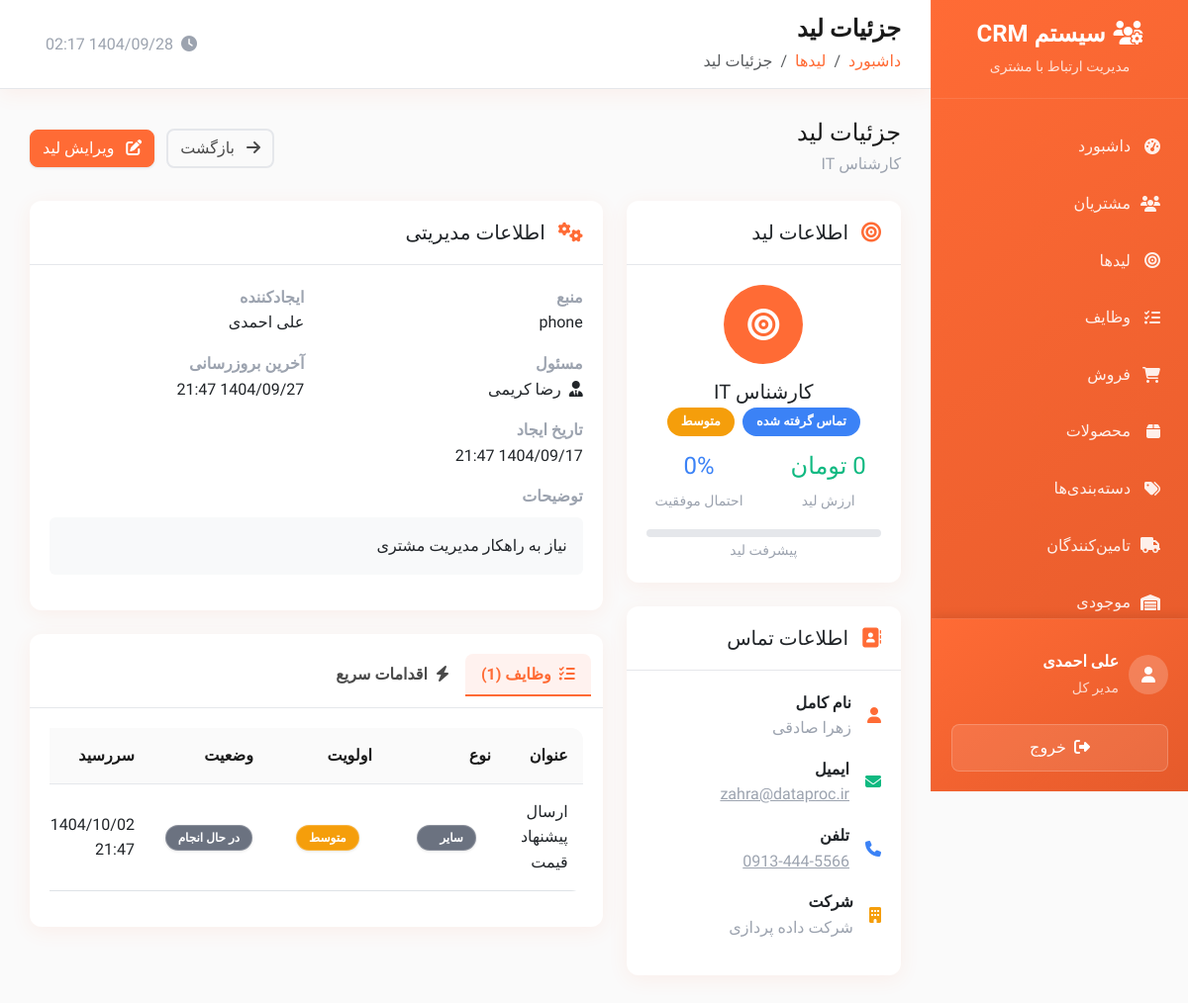
Page /public/lead_view.php?id=2 (signed in) on the committed database.
### tables this page shows
CREATE TABLE users (
    id INT AUTO_INCREMENT PRIMARY KEY,
    username VARCHAR(50) UNIQUE NOT NULL,
    email VARCHAR(100) UNIQUE NOT NULL,
    password VARCHAR(255) NOT NULL,
    first_name VARCHAR(50) NOT NULL,
    last_name VARCHAR(50) NOT NULL,
    mobile VARCHAR(15),
    phone VARCHAR(20),
    avatar VARCHAR(255),
    role ENUM('admin', 'manager', 'sales', 'user') DEFAULT 'user',
    status ENUM('active', 'inactive', 'suspended') DEFAULT 'active',
    department VARCHAR(100),
    position VARCHAR(100),
    hire_date DATE,
    salary DECIMAL(10,2),
    address TEXT,
    notes TEXT,
    last_login DATETIME,
    failed_login_attempts INT DEFAULT 0,
    locked_until DATETIME NULL,
    created_at TIMESTAMP DEFAULT CURRENT_TIMESTAMP,
    updated_at TIMESTAMP DEFAULT CURRENT_TIMESTAMP ON UPDATE CURRENT_TIMESTAMP
);

CREATE TABLE leads (
    id INT AUTO_INCREMENT PRIMARY KEY,
    title VARCHAR(100) NOT NULL,
    first_name VARCHAR(50) NOT NULL,
    last_name VARCHAR(50) NOT NULL,
    email VARCHAR(100),
    phone VARCHAR(20),
    company VARCHAR(100),
    position VARCHAR(50),
    source VARCHAR(50),
    status ENUM('new', 'contacted', 'qualified', 'proposal', 'negotiation', 'won', 'lost') DEFAULT 'new',
    priority ENUM('low', 'medium', 'high', 'urgent') DEFAULT 'medium',
    value DECIMAL(15,2) DEFAULT 0,
    probability INT DEFAULT 0,
    expected_close_date DATE,
    assigned_to INT,
    description TEXT,
    notes TEXT,
    tags TEXT,
    created_by INT,
    created_at TIMESTAMP DEFAULT CURRENT_TIMESTAMP,
    updated_at TIMESTAMP DEFAULT CURRENT_TIMESTAMP ON UPDATE CURRENT_TIMESTAMP,
    FOREIGN KEY (assigned_to) REFERENCES users(id) ON DELETE SET NULL,
    FOREIGN KEY (created_by) REFERENCES users(id) ON DELETE SET NULL
);

CREATE TABLE tasks (
    id INT AUTO_INCREMENT PRIMARY KEY,
    title VARCHAR(100) NOT NULL,
    description TEXT,
    type ENUM('call', 'email', 'meeting', 'follow_up', 'other') DEFAULT 'other',
    status ENUM('pending', 'in_progress', 'completed', 'cancelled') DEFAULT 'pending',
    priority ENUM('low', 'medium', 'high', 'urgent') DEFAULT 'medium',
    due_date DATETIME,
    completed_at DATETIME NULL,
    assigned_to INT,
    related_type ENUM('customer', 'lead', 'user') NULL,
    related_id INT NULL,
    reminder_datetime DATETIME NULL,
    is_reminder_sent BOOLEAN DEFAULT FALSE,
    created_by INT,
    created_at TIMESTAMP DEFAULT CURRENT_TIMESTAMP,
    updated_at TIMESTAMP DEFAULT CURRENT_TIMESTAMP ON UPDATE CURRENT_TIMESTAMP,
    FOREIGN KEY (assigned_to) REFERENCES users(id) ON DELETE SET NULL,
    FOREIGN KEY (created_by) REFERENCES users(id) ON DELETE SET NULL
);

### public/lead_view.php (the view, shortened to what the rows shown need)
<?php
$lead_id = (int)($_GET['id'] ?? 0);
$page_title = 'جزئیات لید';
require_once __DIR__ . '/../private/database.php';
require_once __DIR__ . '/../private/auth.php';
require_once __DIR__ . '/../private/functions.php';
try {
    $stmt = $pdo->prepare("
        SELECT
            l.*,
            CONCAT(u.first_name, ' ', u.last_name) as assigned_user,
            CONCAT(cb.first_name, ' ', cb.last_name) as created_user
        FROM leads l
        LEFT JOIN users u ON l.assigned_to = u.id
        LEFT JOIN users cb ON l.created_by = cb.id
        WHERE l.id = ?
    ");
    $stmt->execute([$lead_id]);
    $lead = $stmt->fetch();
    $tasks = $pdo->prepare("
        SELECT
            t.*,
            CONCAT(u.first_name, ' ', u.last_name) as assigned_user
        FROM tasks t
        LEFT JOIN users u ON t.assigned_to = u.id
        WHERE t.related_type = 'lead' AND t.related_id = ?
        ORDER BY t.created_at DESC
        LIMIT 10
    ");
    $tasks->execute([$lead_id]);
    $tasks = $tasks->fetchAll();
} catch (PDOException $e) {
    error_log("خطا در دریافت اطلاعات لید: " . $e->getMessage());
    setMessage('خطا در بارگذاری اطلاعات لید', 'error');
    header('Location: leads.php');
    exit();
}
include __DIR__ . '/../private/header.php';
?>
<div class="d-flex justify-content-between align-items-center mb-4">
    <div>
        <h4 class="mb-1">جزئیات لید</h4>
        <p class="text-muted mb-0"><?php echo htmlspecialchars($lead['title']); ?></p>
    </div>
</div>
<div class="row">
    <div class="col-lg-4 mb-4">
        <div class="card">
            <div class="card-body text-center">
                <div class="lead-icon mx-auto mb-3" style="width: 80px; height: 80px; background: var(--primary-color); border-radius: 50%; display: flex; align-items: center; justify-content: center; color: white; font-size: 2rem;">
                    <i class="fas fa-bullseye"></i>
                </div>
                <h5 class="mb-1"><?php echo htmlspecialchars($lead['title']); ?></h5>
                <p class="text-muted mb-3">
                    <span class="badge bg-<?php echo getStatusClass($lead['status'], 'lead'); ?>">
                        <?php echo getStatusTitle($lead['status'], 'lead'); ?>
                    </span>
                    <span class="badge bg-<?php echo getPriorityClass($lead['priority']); ?> ms-1">
                        <?php echo getPriorityTitle($lead['priority']); ?>
                    </span>
                </p>
                <div class="row text-center">
                    <div class="col-6">
                        <div class="h4 text-success"><?php echo formatMoney($lead['value']); ?></div>
                        <small class="text-muted">ارزش لید</small>
                    </div>
                    <div class="col-6">
                        <div class="h4 text-info"><?php echo $lead['probability']; ?>%</div>
                        <small class="text-muted">احتمال موفقیت</small>
                    </div>
                </div>
                <div class="mt-3">
                    <div class="progress" style="height: 10px;">
                    </div>
                    <small class="text-muted">پیشرفت لید</small>
                </div>
            </div>
        </div>
        <div class="card mt-4">
            <div class="card-body">
                <div class="d-flex align-items-center mb-3">
                    <div>
                        <div class="fw-bold">نام کامل</div>
                        <div class="text-muted"><?php echo htmlspecialchars($lead['first_name'] . ' ' . $lead['last_name']); ?></div>
                    </div>
                </div>
                <?php if ($lead['email']): ?>
                <div class="d-flex align-items-center mb-3">
                    <i class="fas fa-envelope text-success me-3"></i>
                    <div>
                        <div class="fw-bold">ایمیل</div>
                        <a href="mailto:<?php echo $lead['email']; ?>" class="text-muted">
                            <?php echo htmlspecialchars($lead['email']); ?>
                        </a>
                    </div>
                </div>
                <?php endif; ?>
                <?php if ($lead['phone']): ?>
                <div class="d-flex align-items-center mb-3">
                    <i class="fas fa-phone text-info me-3"></i>
                    <div>
                        <div class="fw-bold">تلفن</div>
                        <a href="tel:<?php echo $lead['phone']; ?>" class="text-muted">
                            <?php echo formatPhone($lead['phone']); ?>
                        </a>
                    </div>
                </div>
                <?php endif; ?>
                <?php if ($lead['company']): ?>
                <div class="d-flex align-items-center mb-3">
                    <i class="fas fa-building text-warning me-3"></i>
                    <div>
                        <div class="fw-bold">شرکت</div>
                        <div class="text-muted"><?php echo htmlspecialchars($lead['company']); ?></div>
                    </div>
                </div>
                <?php endif; ?>
            </div>
        </div>
    </div>
    <div class="col-lg-8">
        <div class="card mb-4">
            <div class="card-body">
                <div class="row">
                    <div class="col-md-6">
                        <?php if ($lead['source']): ?>
                        <div class="mb-3">
                            <div class="fw-bold text-muted">منبع</div>
                            <div><?php echo htmlspecialchars($lead['source']); ?></div>
                        </div>
                        <?php endif; ?>
                        <div class="mb-3">
                            <div class="fw-bold text-muted">تاریخ ایجاد</div>
                            <div><?php echo formatPersianDate($lead['created_at']); ?></div>
                        </div>
                    </div>
                    <div class="col-md-6">
                        <div class="mb-3">
                            <div class="fw-bold text-muted">آخرین بروزرسانی</div>
                            <div><?php echo formatPersianDate($lead['updated_at']); ?></div>
                        </div>
                    </div>
                </div>
                <?php if ($lead['description']): ?>
                <div class="mb-3">
                    <div class="fw-bold text-muted mb-2">توضیحات</div>
                    <div class="bg-light p-3 rounded"><?php echo nl2br(htmlspecialchars($lead['description'])); ?></div>
                </div>
                <?php endif; ?>
            </div>
        </div>
        <div class="card">
            <div class="card-body">
                <div class="tab-content" id="leadTabContent">
                    <div class="tab-pane fade show active" id="tasks" role="tabpanel">
                        <?php if (empty($tasks)): ?>
                            <div class="text-center py-4">
                                <i class="fas fa-tasks fa-3x text-muted mb-3"></i>
                                <p class="text-muted">هیچ وظیفه‌ای برای این لید ثبت نشده است</p>
                                <?php if (hasPermission('add_task')): ?>
                                    <a href="task_form.php?related_type=lead&related_id=<?php echo $lead_id; ?>" class="btn btn-primary">
                                        <i class="fas fa-plus me-2"></i>
                                        ثبت وظیفه جدید
                                    </a>
                                <?php endif; ?>
                            </div>
                        <?php else: ?>
                            <div class="table-responsive">
                                <table class="table table-hover">
                                    <thead>
                                        <tr>
                                            <th>عنوان</th>
                                            <th>نوع</th>
                                            <th>اولویت</th>
                                            <th>وضعیت</th>
                                            <th>سررسید</th>
                                        </tr>
                                    </thead>
                                    <tbody>
                                        <?php foreach ($tasks as $task): ?>
                                            <tr>
                                                <td><?php echo htmlspecialchars($task['title']); ?></td>
                                                <td>
                                                    <span class="badge bg-secondary">
                                                        <?php
                                                        $types = ['call' => 'تماس', 'email' => 'ایمیل', 'meeting' => 'جلسه', 'follow_up' => 'پیگیری', 'other' => 'سایر'];
                                                        echo $types[$task['type']] ?? $task['type'];
                                                        ?>
                                                    </span>
                                                </td>
                                                <td>
                                                    <span class="badge bg-<?php echo getPriorityClass($task['priority']); ?>">
                                                        <?php echo getPriorityTitle($task['priority']); ?>
                                                    </span>
                                                </td>
                                                <td>
                                                    <span class="badge bg-<?php echo getStatusClass($task['status'], 'task'); ?>">
                                                        <?php echo getStatusTitle($task['status'], 'task'); ?>
                                                    </span>
                                                </td>
                                                <td>
                                                    <?php if ($task['due_date']): ?>
                                                        <?php echo formatPersianDate($task['due_date'], 'Y/m/d H:i'); ?>
                                                    <?php else: ?>
                                                        <span class="text-muted">-</span>
                                                    <?php endif; ?>
                                                </td>
                                            </tr>
                                        <?php endforeach; ?>
                                    </tbody>
                                </table>
                            </div>
                        <?php endif; ?>
                    </div>
                </div>
            </div>
        </div>
    </div>
</div>
<?php include __DIR__ . '/../private/footer.php'; ?>

### private/header.php (shortened to what the rows shown need)
<?php
$current_user = getCurrentUser();
?>
<!DOCTYPE html>
<html lang="fa" dir="rtl">
<head>
    <link href="https://cdn.jsdelivr.net/npm/bootstrap@5.3.0/dist/css/bootstrap.rtl.min.css" rel="stylesheet">
    <link href="https://cdnjs.cloudflare.com/ajax/libs/font-awesome/6.4.0/css/all.min.css" rel="stylesheet">
    <link href="https://cdn.jsdelivr.net/npm/chart.js@3.9.1/dist/chart.min.css" rel="stylesheet">
</head>
<body>
    <div class="sidebar" id="sidebar">
            <?php if (hasRole('admin')): ?>
            <a href="settings.php" class="menu-item <?php echo basename($_SERVER['PHP_SELF']) == 'settings.php' ? 'active' : ''; ?>">
                <i class="fas fa-cog"></i>
                تنظیمات
            </a>
            <a href="users.php" class="menu-item <?php echo basename($_SERVER['PHP_SELF']) == 'users.php' ? 'active' : ''; ?>">
                <i class="fas fa-user-cog"></i>
                کاربران
            </a>
            <?php endif; ?>
        <div class="sidebar-user">
            <div class="user-info">
                <div>
                    <div class="fw-bold"><?php echo htmlspecialchars($current_user['first_name'] . ' ' . $current_user['last_name']); ?></div>
                    <small class="opacity-75"><?php echo getRoleTitle($current_user['role']); ?></small>
                </div>
            </div>
        </div>
    </div>
    <div class="main-content">
        <div class="top-nav d-flex justify-content-between align-items-center">
            <div>
                <h1 class="nav-title"><?php echo isset($page_title) ? $page_title : 'داشبورد'; ?></h1>
            </div>
        </div>
        <div class="content">

### rows in the picture
users: first_name+last_name "علی احمدی", role "مدیر کل"
leads: title "کارشناس IT", status "تماس گرفته شده", priority "متوسط", value "0 تومان", probability "0", first_name+last_name "زهرا صادقی", email "zahra@dataproc.ir", phone "0913-444-5566", company "شرکت داده پردازی", source "phone", created_at "1404/09/17 21:47", updated_at "1404/09/27 21:47", description "نیاز به راهکار مدیریت مشتری"
tasks: title "ارسال پیشنهاد قیمت", type "سایر", priority "متوسط", status "در حال انجام", due_date "1404/10/02 21:47"

### other values in the picture
$page_title "جزئیات لید"
$item['title'] "داشبورد"
$item['title'] "لیدها"
$item['title'] "جزئیات لید"
$lead['assigned_user'] "رضا کریمی"
$lead['created_user'] "علی احمدی"
count($tasks) "1"
